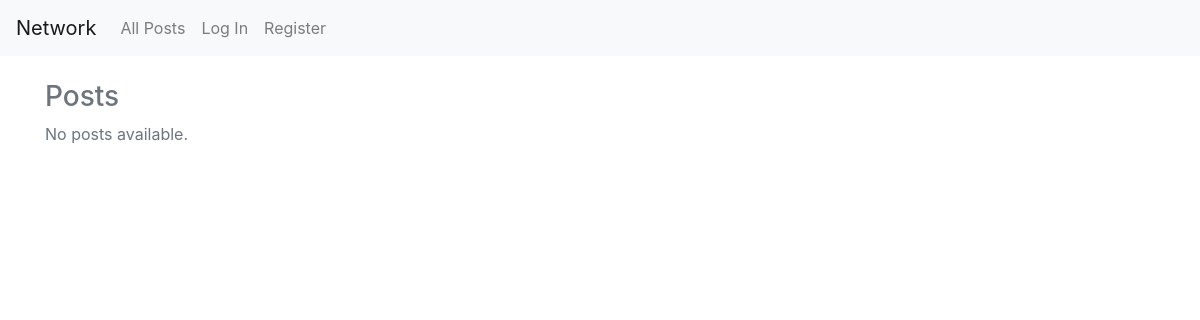
The app's page /allposts, older data.
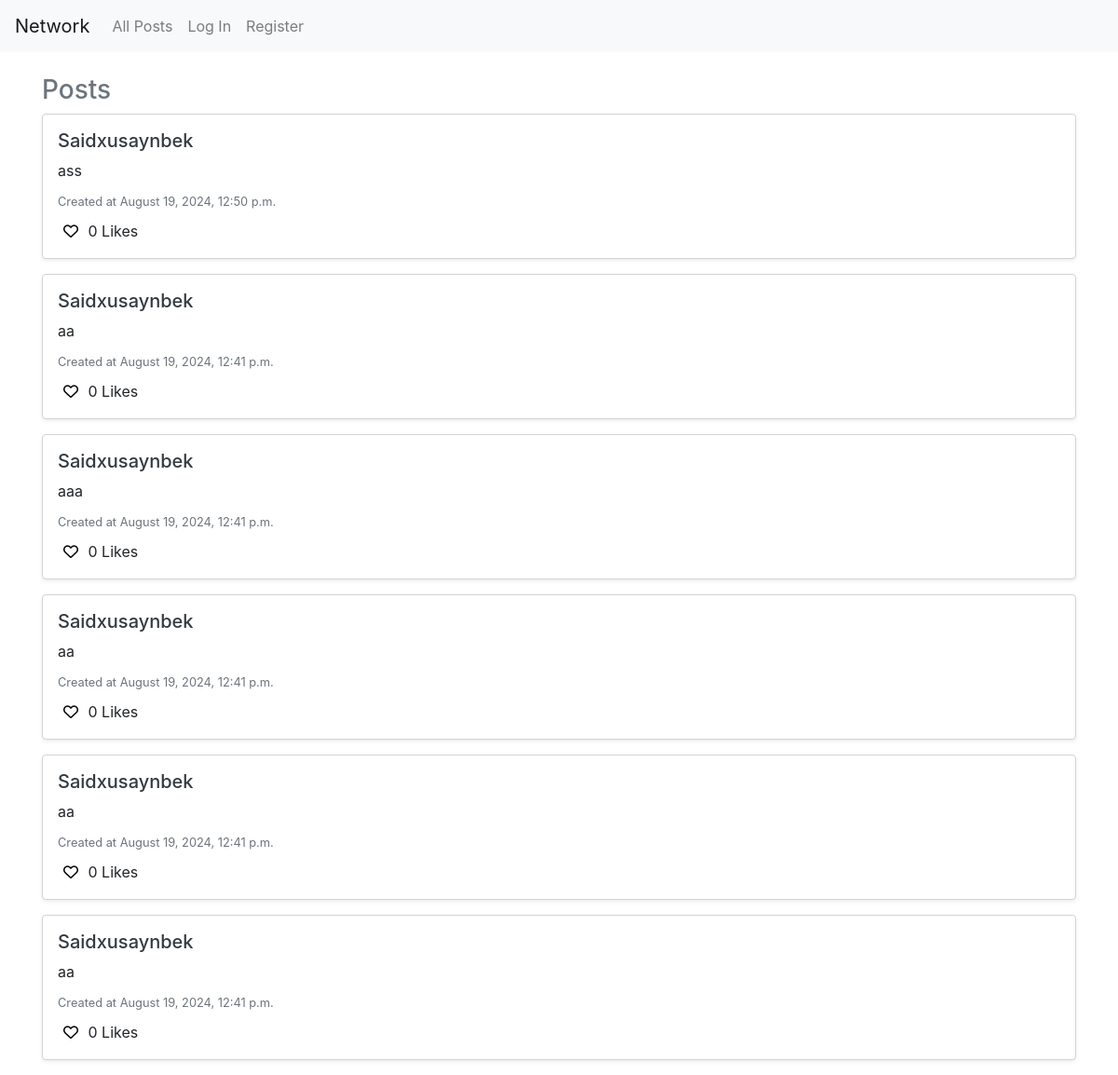
The same page, newer data.
### network/models.py (models this page shows)
class Post(models.Model):
    user = models.ForeignKey("User", on_delete=models.CASCADE, related_name="owner")
    content = models.CharField(max_length=300)
    timestap = models.DateTimeField(auto_now_add=True)

class User(AbstractUser):
    pass

### network/views.py (the view)
# urls.py: path("allposts", views.allposts, name="allposts"),
def allposts(request):
    posts = Post.objects.all().order_by('-timestap')
    return render(request, "network/allposts.html", {
        'posts': posts
    })

### network/templates/network/allposts.html
{% extends "network/layout.html" %}
{% block body %}
<div class="container mt-4">
<div class="posts-section mt-4">
    <h3 class="text-secondary">Posts</h3>
    {% if posts %}
        {% for post in posts %}
            <div id="new-post" class="post bg-white p-3 mb-3 rounded shadow-sm">
                <h5 class="text-dark">{{ post.user }}</h5>
                <p class="mb-2">{{ post.content }}</p>
                <small class="text-muted">Created at {{ post.timestap|date:"F j, Y, g:i a" }}</small>
                <div class="mt-2">
                    <button class="i-btn">
                        <i class="fa-regular fa-heart"></i>
                    </button>
                    <span>0 Likes</span>
                </div>
            </div>
        {% endfor %}
    {% else %}
        <p class="text-muted">No posts available.</p>
    {% endif %}
</div>
</div>
{% endblock %}

Row changes from the older to the newer data that the page shows:
added Post: user "Saidxusaynbek", content "ass", timestap "August 19, 2024, 12:50 p.m."
added Post: user "Saidxusaynbek", content "aa", timestap "August 19, 2024, 12:41 p.m."
added Post: user "Saidxusaynbek", content "aaa", timestap "August 19, 2024, 12:41 p.m."
added Post: user "Saidxusaynbek", content "aa", timestap "August 19, 2024, 12:41 p.m."
added Post: user "Saidxusaynbek", content "aa", timestap "August 19, 2024, 12:41 p.m."
added Post: user "Saidxusaynbek", content "aa", timestap "August 19, 2024, 12:41 p.m."
Text that changed along with them:
text no longer shown: "No posts available."
